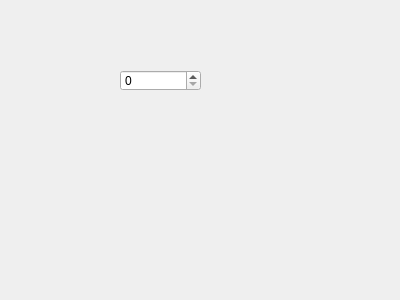
<?xml version="1.0" encoding="UTF-8"?>
<ui version="4.0">
 <class>Form</class>
 <widget class="QWidget" name="Form">
  <property name="geometry">
   <rect>
    <x>0</x>
    <y>0</y>
    <width>400</width>
    <height>300</height>
   </rect>
  </property>
  <property name="windowTitle">
   <string>Form</string>
  </property>
  <widget class="QSpinBox" name="spinBox">
   <property name="geometry">
    <rect>
     <x>120</x>
     <y>70</y>
     <width>81</width>
     <height>21</height>
    </rect>
   </property>
  </widget>
 </widget>
 <resources/>
 <connections/>
</ui>
